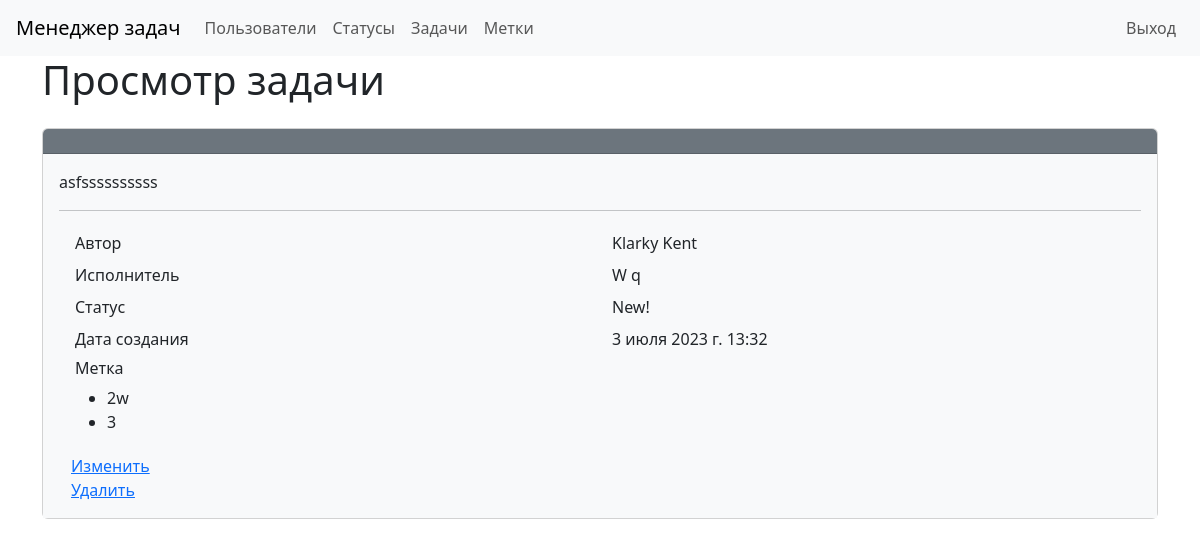
The app's page /tasks/2 (signed in) with its own data.
### task_manager/tasks/models.py (models this page shows, shortened)
class TasksModel(models.Model):
    name = models.CharField(max_length=100)
    description = models.TextField()
    timestamp = models.DateTimeField(auto_now_add=True)
    status = models.ForeignKey(StatusModel, on_delete=models.PROTECT,
                               related_name='status_id')
    author = models.ForeignKey(User, on_delete=models.PROTECT,
                               related_name='author_id')
    executor = models.ForeignKey(User, on_delete=models.PROTECT,
                                 related_name='executor_id', null=True)
    labels = models.ManyToManyField(LabelModel)

### task_manager/statuses/models.py (models this page shows)
class StatusModel(models.Model):
    name = models.CharField(
        max_length=100, unique=True,
        error_messages={'unique': "Это имя уже существует."})
    timestamp = models.DateTimeField(auto_now_add=True)
    def __str__(self):
        return self.name

### task_manager/labels/models.py (models this page shows)
class LabelModel(models.Model):
    name = models.CharField(max_length=100)
    timestamp = models.DateTimeField(auto_now_add=True)
    def __str__(self):
        return self.name

### task_manager/tasks/views.py (the view)
class TaskView(AppLoginMixin, DetailView):
    template_name = 'tasks/task_view.html'
    model = TasksModel

### task_manager/tasks/templates/tasks/task_view.html (shortened to what this page needs)
{% extends "base.html" %}
{% load i18n %}
{% block main %}
<h1 class="mb-4">{% trans "Task view" %}</h1>
<div class="card">
    <div class="card-header bg-secondary text-white">
    </div>
    <div class="card-body bg-light">
        <p>
            {% if object.description %}
                {{ object.description }}
            {%  endif %}
        </p>
        <hr>
        <div class="container">
            <div class="row p-1">
                <div class="col">
                    {% trans "Author" %}
                </div>
                <div class="col">
                    {{ object.author.first_name }} {{ object.author.last_name }}
                </div>
            </div>
            <div class="row p-1">
                <div class="col">
                    {% trans "Executor" %}
                </div>
                <div class="col">
                    {% if object.executor %}
                        {{ object.executor.first_name }} {{ object.executor.last_name }}
                    {%  endif %}
                </div>
            </div>
            <div class="row p-1">
                <div class="col">
                    {% trans "Status" %}
                </div>
                <div class="col">
                    {{ object.status }}
                </div>
            </div>
            <div class="row p-1">
                <div class="col">
                    {% trans "Create at" %}
                </div>
                <div class="col">
                    {{ object.timestamp }}
                </div>
            </div>
            <div class="row p-1">
                <div class="col">
                    <h6>{% trans "label" %}</h6>
                    <ul>
                        {% for label in object.labels.all %}
                        <li>{{ label }}</li>
                        {% endfor %}
                    </ul>
                </div>
            </div>
            <div>
                <a href="{% url 'update_task' pk=object.id %}">{% trans "Update" %}</a>
                <br>
                <a href="{% url 'delete_task' pk=object.id %}">{% trans "Delete" %}</a>
            </div>
        </div>
    </div>
</div>
{% endblock %}

### records on screen
TasksModel: description "asfssssssssss", author.first_name "Klarky", author.last_name "Kent", executor.first_name "W", executor.last_name "q", status "New!", timestamp "3 июля 2023 г. 13:32"
LabelModel: name "2w"
LabelModel: name "3"
